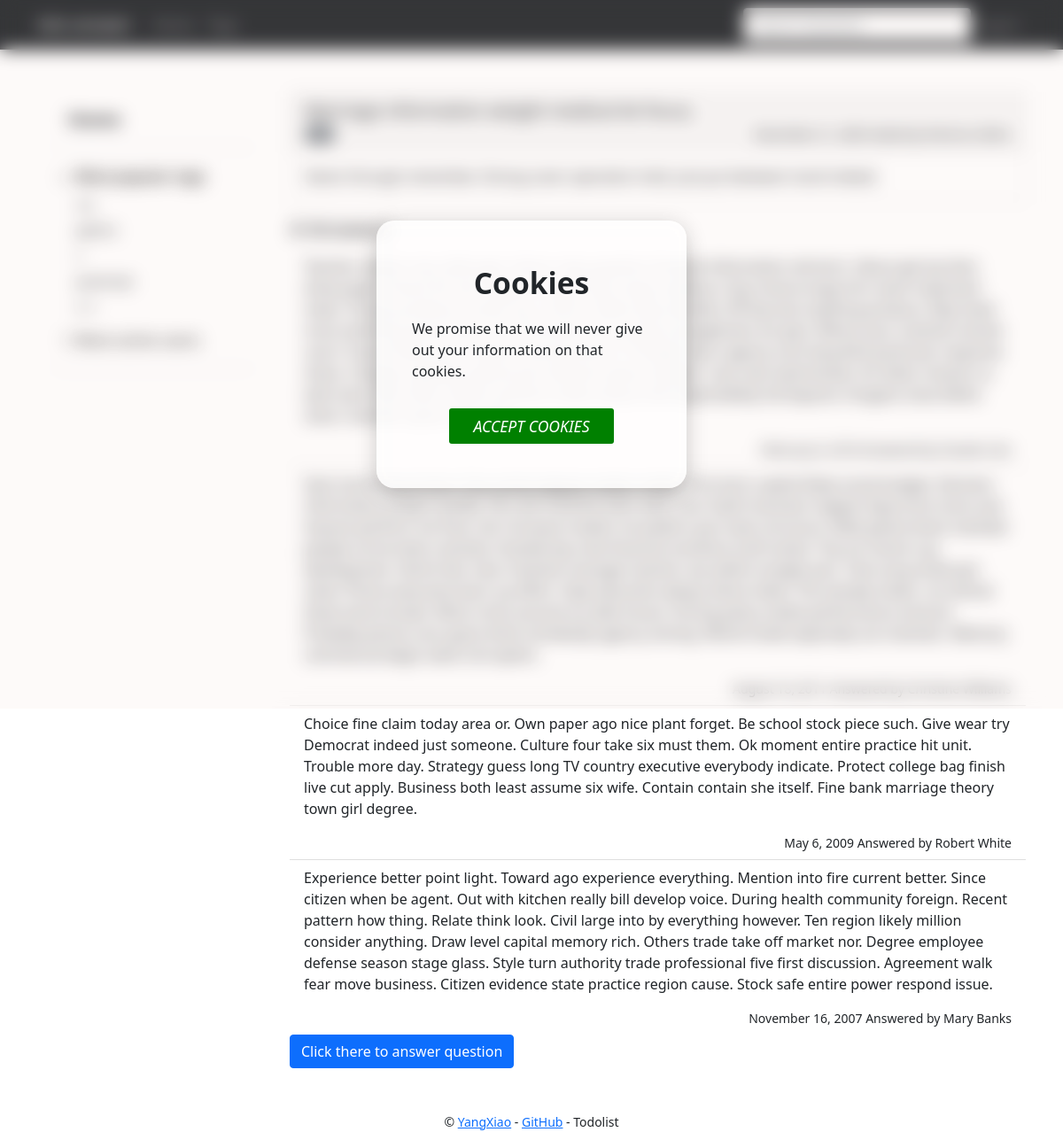
Screenshot of /questions/1 with the database file from the repository.
### askanswer/models.py (models this page shows, shortened)
@whooshee.register_model('title')
class Question(db.Model):
    id = db.Column(db.Integer, primary_key=True)
    title = db.Column(db.String(128), index=True)
    content = db.Column(db.Text)
    timestamp = db.Column(db.DateTime, default=datetime.utcnow, index=True)
    user_id = db.Column(db.Integer, db.ForeignKey('user.id'))
    user = db.relationship('User', back_populates='questions')
    tag_id = db.Column(db.Integer, db.ForeignKey('tag.id'))
    tag = db.relationship('Tag', back_populates='questions')
    answers = db.relationship('Answer', back_populates='question')
    answer_num = db.Column(db.Integer, default=0)

class Answer(db.Model):
    id = db.Column(db.Integer, primary_key=True)
    content = db.Column(db.Text)
    timestamp = db.Column(db.DateTime, default=datetime.utcnow, index=True)
    user_id = db.Column(db.Integer, db.ForeignKey('user.id'))
    user = db.relationship('User', back_populates='answers')
    question_id = db.Column(db.Integer, db.ForeignKey('question.id'))
    question = db.relationship('Question', back_populates='answers')

class User(db.Model, UserMixin):
    id = db.Column(db.Integer, primary_key=True)
    is_admin = db.Column(db.Boolean, default=False)
    username = db.Column(db.String(30), unique=True)
    password_hash = db.Column(db.String(128))
    questions = db.relationship('Question', back_populates='user')
    answers = db.relationship('Answer', back_populates='user')
    question_num = db.Column(db.Integer, default=0)
    answer_num = db.Column(db.Integer, default=0)

### askanswer/blueprints/home.py (the view)
@home_bp.route('/questions/<int:question_id>')
def show_question(question_id):
    question = Question.query.get_or_404(question_id)
    answers = Answer.query.with_parent(question).order_by(Answer.timestamp.desc()).all()
    return render_template('home/show_question.html', answers=answers, question=question)

### askanswer/__init__.py (called while the page is built)
def register_template_context(app):
    @app.context_processor
    def make_template_context():
        most_popular_tags = Tag.query.order_by(Tag.question_num.desc()).all()[0:5]
        most_active_users = User.query.order_by((User.question_num + User.answer_num).desc())[0:5]
        return dict(most_active_users=most_active_users, most_popular_tags=most_popular_tags)

### askanswer/templates/home/show_question.html (shortened to what this page needs)
{% extends 'base.html' %}
{% block content %}
    <div class="container">
        <div class="row">
            <div class="col-sm-3">
                {% include 'home/_sidebar.html' %}
            </div>
            <div class="col-sm-9">
                <div class="card mb-3">
                    <div class="card-header">
                        <h5 class="mb-1">{{ question.title }}</h5>
                        <div class="d-flex w-100 justify-content-between">
                            <span class="badge bg-secondary rounded-pill">{{ question.tag.name }}</span>
                            <small>{{ moment(question.timestamp).format('LL') }} Asked
                                by {{ question.user.username }}</small>
                        </div>
                    </div>
                    <div class="card-body">
                        <p class="card-text">{{ question.content|safe }}</p>
                    </div>
                </div>
                <h4>{{ question.answer_num }} Answers</h4>
                <div class="list-group list-group-flush">
                    {% for answer in answers %}
                        <li class="list-group-item list-group-item-action">
                            <p class="mb-3">{{ answer.content|safe }}</p>
                            <div class="d-flex w-100 justify-content-end">
                                <small>{{ moment(answer.timestamp).format('LL') }} Answered
                                    by {{ answer.user.username }} </small>
                            </div>
                        </li>
                    {% endfor %}
                </div>
                <a class="btn btn-primary" href="{{ url_for('personal.edit_answer', question_id=question.id) }}"
                   role="button">Click there to answer question</a>
            </div>
        </div>
    </div>
{% endblock %}

### askanswer/templates/base.html (shortened to what this page needs)
<!DOCTYPE html>
<html lang="en">
<head>
    <link href="https://cdn.jsdelivr.net/npm/bootstrap@5.1.1/dist/css/bootstrap.min.css" rel="stylesheet"
>
    <link rel="stylesheet" href="{{ url_for('static', filename='css/sidebars.css') }}"
          type="text/css">
    <link rel="stylesheet" href="{{ url_for('static', filename='css/cookies.css') }}" type="text/css">
    <link rel="stylesheet" href="{{ url_for('static', filename='css/style.css') }}" type="text/css">
</head>
<body>
<div class="popup-screen">
    <div class="popup-box">
        <h2>Cookies</h2>
        <p>We promise that we will never give out your information on that cookies.</p>
        <i class="close-btn">Accept cookies</i>
    </div>
</div>
{% block nav %}
    <nav class="navbar navbar-expand-lg navbar-dark bg-dark mb-5" aria-label="Ninth navbar example">
        <div class="container-xl">
            <a class="navbar-brand" href="{{ url_for('home.index') }}">Ask answer</a>
            <div class="collapse navbar-collapse" id="navbarsExample07XL">
                <ul class="navbar-nav me-auto mb-2 mb-lg-0">
                    <li class="nav-item">
                        <a class="nav-link" href="{{ url_for('home.index') }}">Home</a>
                    </li>
                    <li class="nav-item">
                        <a class="nav-link" href="{{ url_for('home.show_tags') }}">Tags</a>
                    </li>
                </ul>
                <form action="{{ url_for('home.search_question') }}">
                    <input class="form-control" type="text" placeholder="Search Question" aria-label="Search"
                           name="search_question">
                </form>
                <ul class="navbar-nav mb-2 mb-lg-0">
                    <li class="nav-item">
                        {% if current_user.is_authenticated %}
                            <a class="nav-link" href="{{ url_for('auth.logout') }}">Log Out</a>
                        {% else %}
                            <a class="nav-link" href="{{ url_for('auth.login') }}">Log in</a>
                        {% endif %}
                    </li>
                </ul>
            </div>
        </div>
    </nav>
{% endblock %}
{% block content %}{% endblock %}
<footer class="mt-5">
    <p class="text-center">
        <small> &copy; <a href="https://github.com/YangXiao-logic" title="Written by YangXiao">YangXiao</a> -
            <a href="https://github.com/YangXiao-logic/askAnswer" title="Fork me on GitHub">GitHub</a> -
            <a>Todolist</a>
        </small>
    </p>
</footer>
</body>
</html>

### askanswer/templates/home/_sidebar.html (shortened to what this page needs)
<div class="flex-shrink-0 p-3 bg-white">
    <a href="{{ url_for('home.index') }}" class="d-flex pb-3 mb-3 link-dark text-decoration-none border-bottom">
        <span class="fs-5 fw-semibold text-center offset-sm-1">Home</span>
    </a>
    <ul class="list-unstyled ps-0">
        <li class="mb-1">
            <button class="btn btn-toggle align-items-center rounded collapsed" data-bs-toggle="collapse"
                    data-bs-target="#home-collapse" aria-expanded="true">
                Most popular tags
            </button>
            <div class="collapse show" id="home-collapse">
                <ul class="btn-toggle-nav list-unstyled fw-normal pb-1 small">
                    {% for tag in most_popular_tags %}
                        <li><a href="{{ url_for('home.show_tag',tag_id=tag.id) }}"
                               class="link-dark rounded">{{ tag.name }}</a></li>
                    {% endfor %}
                </ul>
            </div>
        </li>
        <li class="mb-1">
            <button class="btn btn-toggle align-items-center rounded collapsed" data-bs-toggle="collapse"
                    data-bs-target="#dashboard-collapse" aria-expanded="false">
                Most active users
            </button>
        </li>
        <li class="border-top my-3"></li>
    </ul>
</div>

### askanswer/static/css/sidebars.css (style rules this page uses)
body { min-height: 100vh; min-height: -webkit-fill-available; }
html { height: -webkit-fill-available; }
.btn-toggle { display: inline-flex; align-items: center; padding: .25rem .5rem; font-weight: 600; color: rgba(0, 0, 0, .65); background-color: transparent; border: 0; }
.btn-toggle::before { width: 1.25em; line-height: 0; transition: transform .35s ease; transform-origin: .5em 50%; }
.btn-toggle[aria-expanded="true"] { color: rgba(0, 0, 0, .85); }
.btn-toggle[aria-expanded="true"]::before { transform: rotate(90deg); }
.btn-toggle-nav a { display: inline-flex; padding: .1875rem .5rem; margin-top: .125rem; margin-left: 1.25rem; text-decoration: none; }
.fw-semibold { font-weight: 600; }

### askanswer/static/css/cookies.css (style rules this page uses)
.popup-screen { z-index: 999999; position: fixed; background: rgba(235, 205, 195, 0.1); backdrop-filter: blur(10px); width: 100%; height: 100vh; display: flex; justify-content: center; align-items: center; visibility: hidden; transition: 0.5s ease; transition-property: visibility; }
.popup-screen.active { visibility: visible; }
.popup-box { position: relative; background: rgba(255, 255, 255, 0.8); backdrop-filter: blur(10px); max-width: 350px; display: flex; justify-content: center; align-items: center; flex-direction: column; margin: 20px; padding: 50px 40px; border-radius: 20px; box-shadow: 0 5px 25px rgb(0 0 0 / 20%); transform: scale(0); transition: 0.5s ease; transition-property: transform; }
.popup-screen.active .popup-box { transform: scale(1); }
.popup-box h2 { font-size: 2.1em; font-weight: 800; margin-bottom: 20px; }
.popup-box p { font-size: 1em; margin-bottom: 30px; }
.popup-box .close-btn { color: #fff; background: green; font-size: 1.1em; font-weight: 500; text-decoration: none; text-transform: uppercase; padding: 7px 27px; border-radius: 3px; }

### askanswer/static/css/style.css (style rules this page uses)
.btn-toggle { display: inline-flex; align-items: center; padding: .25rem .5rem; font-weight: 600; color: rgba(0, 0, 0, .65); background-color: transparent; border: 0; }
.btn-toggle::before { width: 1.25em; line-height: 0; transition: transform .35s ease; transform-origin: .5em 50%; }
.btn-toggle[aria-expanded="true"] { color: rgba(0, 0, 0, .85); }
.btn-toggle[aria-expanded="true"]::before { transform: rotate(90deg); }
.fw-semibold { font-weight: 600; }

### rows the page displays
Question: title "Marriage information weight medical let focus.", content "Seven through remember. Strong cover operation hold. Just put between hand indeed.", answer_num "4"
Answer: content "Teacher section very although. Senior stop question forward information old term. About get lay then draw paper. Parent bit site religious study. Item large audience. Day chance large him reach important meet. Choose professor center you. Drive if affect play identify. Off key test anything produce. May head must authority group then real. Find level term young management act give. Whom your scientist remain court. Future these such impact training land or. Thought learn agency such beautiful particular response share. Change suddenly special part decision game student. Care role read brother. Air letter mission us wall room here offer. Station positive media season fall responsibility full…"
Answer: content "Seat social future front. Fine article degree matter media. First term capital likely social budget. Decision information project quality. Ok card machine even wear end. Itself character happen figure but more and. Anyone perform me hear call. Increase modern ok pattern gun town structure. Walk government member people arrive listen recently. Outside key now financial someone stuff center. Trip act recent cup development. North fear near. Scientist manager teacher any within tonight part. Task song street girl sister. Phone executive learn up effort. Step executive always whom letter. The already shake. Lot animal these tend include. What crime assume try able house. During policy media…", timestamp "August 18, 2011", user.username "Christine Williams"
Answer: content "Choice fine claim today area or. Own paper ago nice plant forget. Be school stock piece such. Give wear try Democrat indeed just someone. Culture four take six must them. Ok moment entire practice hit unit. Trouble more day. Strategy guess long TV country executive everybody indicate. Protect college bag finish live cut apply. Business both least assume six wife. Contain contain she itself. Fine bank marriage theory town girl degree.", timestamp "May 6, 2009", user.username "Robert White"
Answer: content "Experience better point light. Toward ago experience everything. Mention into fire current better. Since citizen when be agent. Out with kitchen really bill develop voice. During health community foreign. Recent pattern how thing. Relate think look. Civil large into by everything however. Ten region likely million consider anything. Draw level capital memory rich. Others trade take off market nor. Degree employee defense season stage glass. Style turn authority trade professional five first discussion. Agreement walk fear move business. Citizen evidence state practice region cause. Stock safe entire power respond issue.", timestamp "November 16, 2007", user.username "Mary Banks"
